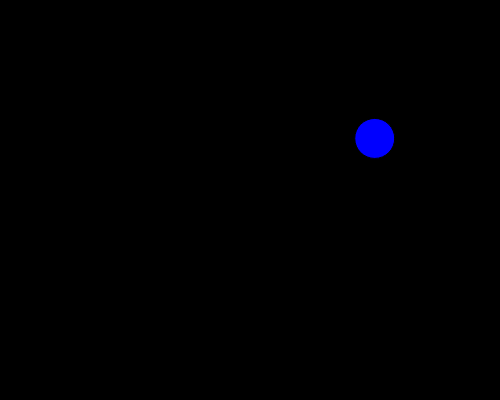
Frame 1 (no input)
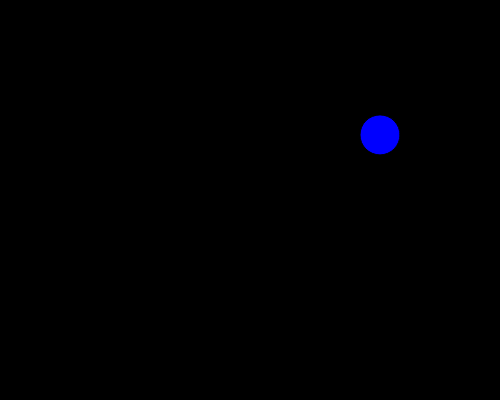
Frame 60 (no input)
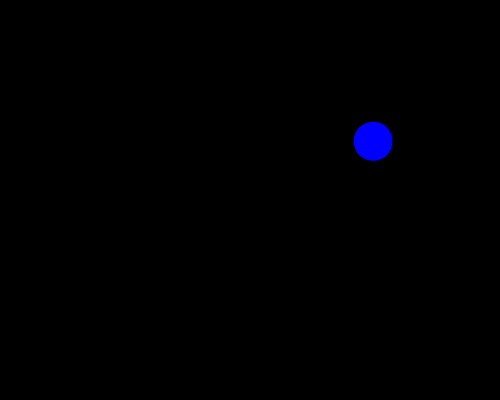
Frame 120 (the mouse pressed at the canvas centre since frame 60)

The p5.js sketch that drew these frames (run headless with seeded random() and noise() and a simulated clock; from frame 60 on, the mouse is pressed at the canvas centre):

// p5.js sketch
// ── sketch.js
{
var bubbleSize = 40;

var bubble1X, bubble1Y;
var bubble2X, bubble2Y

function setup() {
  createCanvas(500,400);
  bubble1 =  random(0, width);
  bubble1Y = random(0, height);
  bubble2X = random(0, width);
  bubble2Y = random(0, height);

}

function draw() {
  background(0);
  fill("blue");

  ellipse(bubble1X, bubble1Y, bubbleSize, bubbleSize);
  ellipse(bubble2X, bubble2Y, bubbleSize, bubbleSize);


  bubble1X += random(-2, 2);
  bubble1Y += random(-2, 2);
  bubble2X += random(-2, 2);
  bubble2Y += random(-2, 2);
}
}
// ── arrayofbubbles.js
// define bubbles as an array
let bubbles = [];

// setup your bubble objects
function setup() {
   createCanvas(600, 400);
   for (let i = 0; i < 100; i++) {
     bubbles[i] = {
       x: random(0, width),
       y: random(0, height),
       c: 175,
       bubbleSize: 20
     };
   }
}
function draw (){
   background(0);
   for(let i=0; i<bubbles.length; i++)
   {
      fill(bubbles[i].c);
      ellipse (bubbles[i].x, bubbles[i].y, bubbles[i].bubbleSize);
      bubbles[i].x += random(-2,2);
      bubbles[i].y += random(-2,2);
   }
}
